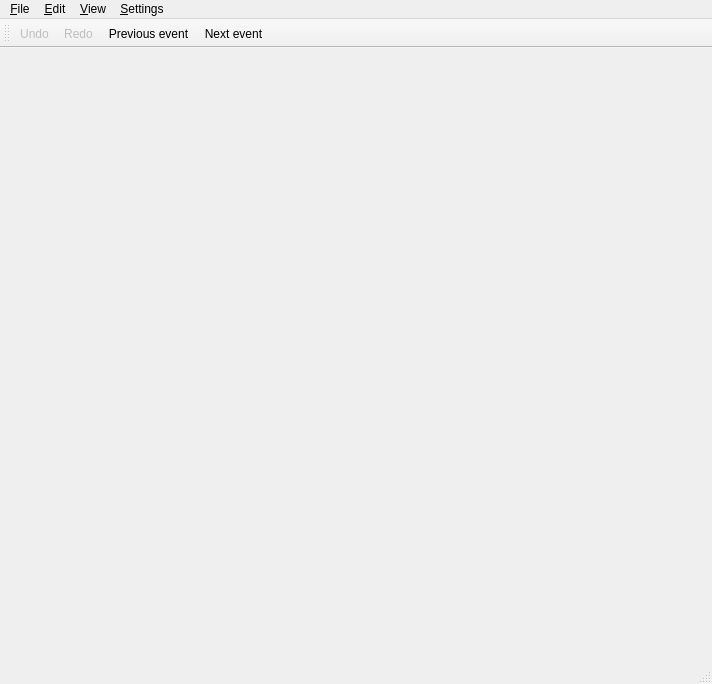
<ui version="4.0" >
 <author></author>
 <comment></comment>
 <exportmacro></exportmacro>
 <class>MainFrame</class>
 <widget class="QMainWindow" name="MainFrame" >
  <property name="geometry" >
   <rect>
    <x>0</x>
    <y>0</y>
    <width>712</width>
    <height>684</height>
   </rect>
  </property>
  <property name="windowTitle" >
   <string>OriginLocator</string>
  </property>
  <property name="iconSize" >
   <size>
    <width>16</width>
    <height>16</height>
   </size>
  </property>
  <widget class="QScrollArea" name="centralwidget" >
   <property name="widgetResizable">
    <bool>true</bool>
   </property>
   <layout class="QHBoxLayout" >
    <property name="margin" >
     <number>9</number>
    </property>
    <property name="spacing" >
     <number>6</number>
    </property>
    <item>
     <widget class="QSplitter" name="mainSplitter">
      <property name="orientation">
       <enum>Qt::Horizontal</enum>
      </property>
      <widget class="QFrame" name="frameSummary" >
       <property name="frameShape" >
        <enum>QFrame::StyledPanel</enum>
       </property>
       <property name="frameShadow" >
        <enum>QFrame::Raised</enum>
       </property>
      </widget>
      <widget class="QTabWidget" name="tabWidget" >
       <property name="sizePolicy" >
        <sizepolicy>
         <hsizetype>7</hsizetype>
         <vsizetype>7</vsizetype>
         <horstretch>1</horstretch>
         <verstretch>0</verstretch>
        </sizepolicy>
       </property>
       <widget class="QWidget" name="tabLocation" >
        <attribute name="title" >
         <string>Location</string>
        </attribute>
       </widget>
       <widget class="QWidget" name="tabMagnitudes" >
        <attribute name="title" >
         <string>Magnitudes</string>
        </attribute>
       </widget>
       <widget class="QWidget" name="tabEventList" >
        <attribute name="title" >
         <string>Events</string>
        </attribute>
       </widget>
      </widget>
     </widget>
    </item>
   </layout>
  </widget>
  <widget class="QStatusBar" name="statusbar" >
   <property name="geometry" >
    <rect>
     <x>0</x>
     <y>660</y>
     <width>712</width>
     <height>24</height>
    </rect>
   </property>
  </widget>
  <widget class="QMenuBar" name="menuBar" >
   <property name="geometry" >
    <rect>
     <x>0</x>
     <y>0</y>
     <width>712</width>
     <height>24</height>
    </rect>
   </property>
   <widget class="QMenu" name="menuSettings" >
    <property name="title" >
     <string>&amp;Settings</string>
    </property>
   </widget>
   <widget class="QMenu" name="menu_File" >
    <property name="title" >
     <string>&amp;File</string>
    </property>
    <addaction name="actionOpen" />
    <addaction name="actionSave" />
    <addaction name="separator" />
    <addaction name="actionQuit" />
   </widget>
   <widget class="QMenu" name="menuView" >
    <property name="title" >
     <string>&amp;View</string>
    </property>
    <addaction name="actionShowSummary" />
    <addaction name="actionShowStations" />
    <addaction name="actionShowStationAnnotations" />
    <addaction name="actionShowEventList" />
   </widget>
   <widget class="QMenu" name="menuEdit" >
    <property name="title" >
     <string>&amp;Edit</string>
    </property>
    <addaction name="actionUndo" />
    <addaction name="actionRedo" />
    <addaction name="separator" />
    <addaction name="actionPreviousEvent" />
    <addaction name="actionNextEvent" />
    <addaction name="separator" />
    <addaction name="actionCreateArtificialOrigin" />
   </widget>
   <addaction name="menu_File" />
   <addaction name="menuEdit" />
   <addaction name="menuView" />
   <addaction name="menuSettings" />
  </widget>
  <widget class="QToolBar" name="toolBarEdit" >
   <property name="windowTitle" >
    <string>Edit</string>
   </property>
   <property name="orientation" >
    <enum>Qt::Horizontal</enum>
   </property>
   <property name="iconSize" >
    <size>
     <width>16</width>
     <height>16</height>
    </size>
   </property>
   <attribute name="toolBarArea" >
    <number>4</number>
   </attribute>
   <addaction name="actionUndo" />
   <addaction name="actionRedo" />
   <addaction name="actionPreviousEvent" />
   <addaction name="actionNextEvent" />
  </widget>
  <action name="actionShowStations" >
   <property name="checkable" >
    <bool>true</bool>
   </property>
   <property name="checked" >
    <bool>true</bool>
   </property>
   <property name="text" >
    <string>Show stations</string>
   </property>
   <property name="iconText" >
    <string>Show stations</string>
   </property>
   <property name="toolTip" >
    <string>Show stations</string>
   </property>
   <property name="shortcut" >
    <string>F9</string>
   </property>
  </action>
  <action name="actionShowStationAnnotations" >
   <property name="checkable" >
    <bool>true</bool>
   </property>
   <property name="checked" >
    <bool>false</bool>
   </property>
   <property name="text" >
    <string>Show station annotations</string>
   </property>
   <property name="iconText" >
    <string>Show station annotations</string>
   </property>
   <property name="toolTip" >
    <string>Show station annotations</string>
   </property>
   <property name="shortcut" >
    <string>Shift+F9</string>
   </property>
  </action>
  <action name="actionShowEventList" >
   <property name="text" >
    <string>Show event list</string>
   </property>
   <property name="iconText" >
    <string>Show event list</string>
   </property>
   <property name="toolTip" >
    <string>Show event list</string>
   </property>
   <property name="shortcut" >
    <string>F10</string>
   </property>
  </action>
  <action name="actionAutoSelect" >
   <property name="checkable" >
    <bool>true</bool>
   </property>
   <property name="text" >
    <string>(DEBUG) Auto select incoming origin</string>
   </property>
   <property name="iconText" >
    <string>Auto select incoming origin</string>
   </property>
   <property name="toolTip" >
    <string>Auto select incoming origin</string>
   </property>
   <property name="shortcut" >
    <string>F8</string>
   </property>
  </action>
  <action name="actionUndo" >
   <property name="enabled" >
    <bool>false</bool>
   </property>
   <property name="icon" >
    <iconset resource="../../../../common/libs/seiscomp/gui/datamodel/icons.qrc" >:/icons/icons/undo.png</iconset>
   </property>
   <property name="text" >
    <string>Undo</string>
   </property>
   <property name="iconText" >
    <string>Undo</string>
   </property>
   <property name="toolTip" >
    <string>Undo modifications on the current origin (Ctrl+Z)</string>
   </property>
   <property name="shortcut" >
    <string>Ctrl+Z</string>
   </property>
  </action>
  <action name="actionRedo" >
   <property name="enabled" >
    <bool>false</bool>
   </property>
   <property name="icon" >
    <iconset resource="../../../../common/libs/seiscomp/gui/datamodel/icons.qrc" >:/icons/icons/redo.png</iconset>
   </property>
   <property name="text" >
    <string>Redo</string>
   </property>
   <property name="iconText" >
    <string>Redo</string>
   </property>
   <property name="toolTip" >
    <string>Redo the most recent undone origin modifications  (Ctrl+Shift+Z)</string>
   </property>
   <property name="shortcut" >
    <string>Ctrl+Shift+Z</string>
   </property>
  </action>
  <action name="actionNextEvent" >
   <property name="enabled" >
    <bool>true</bool>
   </property>
   <property name="text" >
    <string>Next event</string>
   </property>
   <property name="iconText" >
    <string>Next event</string>
   </property>
   <property name="toolTip" >
    <string>Load next event from the event list (Ctrl+PgUp)</string>
   </property>
   <property name="shortcut" >
    <string>Ctrl+PgUp</string>
   </property>
  </action>
  <action name="actionPreviousEvent" >
   <property name="enabled" >
    <bool>true</bool>
   </property>
   <property name="text" >
    <string>Previous event</string>
   </property>
   <property name="iconText" >
    <string>Previous event</string>
   </property>
   <property name="toolTip" >
    <string>Load previous event from the event list (Ctrl+PgDown)</string>
   </property>
   <property name="shortcut" >
    <string>Ctrl+PgDown</string>
   </property>
  </action>
  <action name="actionShowSummary" >
   <property name="checkable" >
    <bool>true</bool>
   </property>
   <property name="text" >
    <string>Show summary</string>
   </property>
   <property name="iconText" >
    <string>Show summary</string>
   </property>
   <property name="toolTip" >
    <string>Show summary</string>
   </property>
   <property name="shortcut" >
    <string>F8</string>
   </property>
  </action>
  <action name="actionQuit" >
   <property name="text" >
    <string>&amp;Quit</string>
   </property>
   <property name="shortcut" >
    <string>Ctrl+Q</string>
   </property>
  </action>
  <action name="actionOpen" >
   <property name="enabled" >
    <bool>false</bool>
   </property>
   <property name="text" >
    <string>&amp;Open</string>
   </property>
   <property name="shortcut" >
    <string>Ctrl+O</string>
   </property>
  </action>
  <action name="actionSave" >
   <property name="enabled" >
    <bool>false</bool>
   </property>
   <property name="text" >
    <string>&amp;Save</string>
   </property>
   <property name="shortcut" >
    <string>Ctrl+S</string>
   </property>
  </action>
  <action name="actionToolbars" >
   <property name="text" >
    <string>Toolbars</string>
   </property>
  </action>
  <action name="actionCreateArtificialOrigin" >
   <property name="text" >
    <string>Create artificial origin</string>
   </property>
   <property name="iconText" >
    <string>Create artificial origin</string>
   </property>
   <property name="toolTip" >
    <string>Create artificial origin</string>
   </property>
   <property name="shortcut" >
    <string>Ctrl+N</string>
   </property>
  </action>
 </widget>
 <pixmapfunction></pixmapfunction>
 <resources>
  <include location="../../../../common/libs/seiscomp/gui/datamodel/icons.qrc" />
 </resources>
 <connections/>
</ui>
